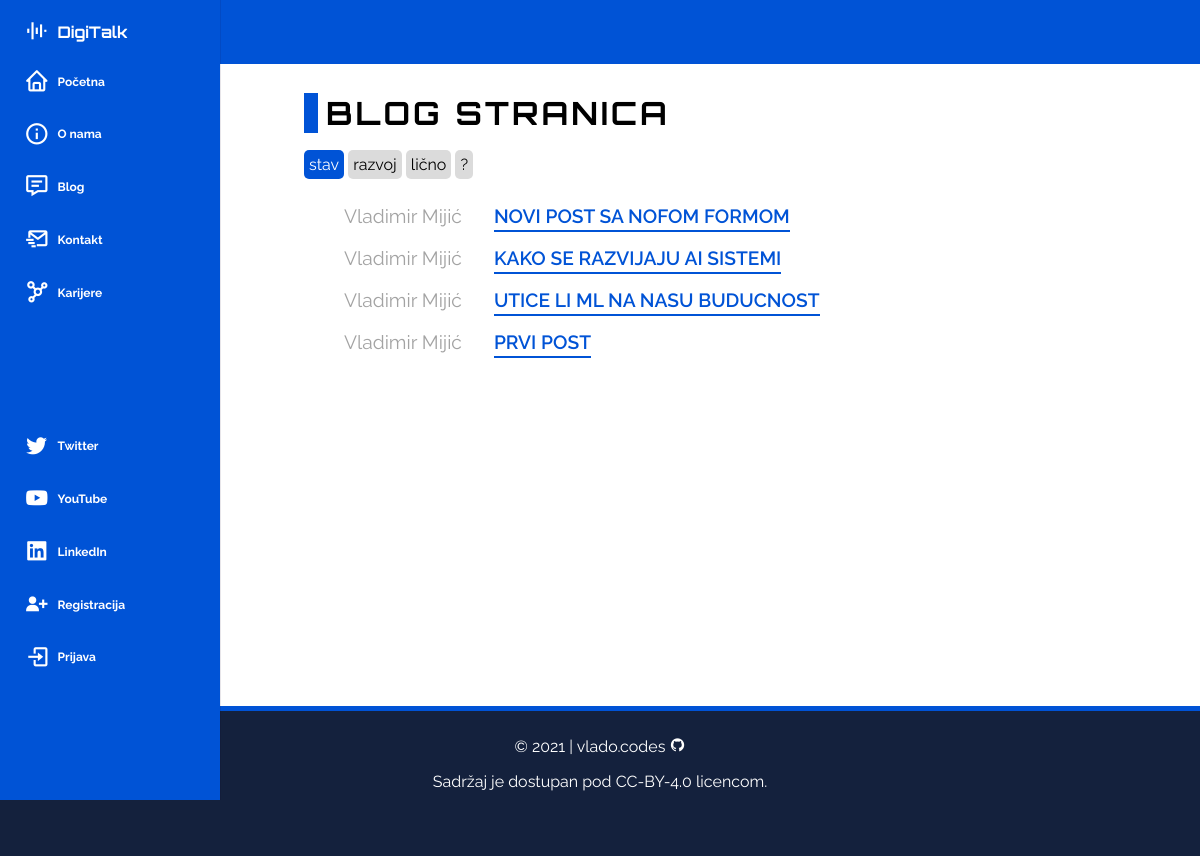
Screenshot of /blog/ with the database file from the repository.
### first_app/models.py (models this page shows, shortened)
class Post(models.Model):
    title = models.CharField(max_length = 60)
    author = models.ForeignKey(User, on_delete = models.CASCADE)
    body = RichTextField(blank = True, null = True)
    date = models.DateField(auto_now_add = True)

### first_app/views.py (the view)
# urls.py: path('blog/', views.blogView.as_view(), name='blog'),
class blogView(ListView):
    model = Post
    template_name = 'blog.html'
    ordering = ['-id']

### first_app/templates/blog.html (shortened to what this page needs)
{% extends 'base.html' %}
{% block head %}
<div class="blog-page">
    <h1 id="blog-page-title">Blog stranica</h1>
    <div class="tagline">
        <a href="#" id="a-stav" class="selected">stav</a>
        <a href="#" id="a-razvoj" class="">razvoj</a>
        <a href="#" id="a-licno" class="">lično</a>
        <a id="menu" href="#" onclick="showDiv('search-form');">?</a>
    </div>
    <ul class="blog-posts">
        {% for post in object_list %}
        <li>
            <span class="blog-post-author">{{ post.author.first_name }} {{ post.author.last_name }}</span>
            <a class="blog-post-link" href="{% url 'blog_post' post.pk %}">{{ post.title }}</a>
        </li>
        {% endfor %}
    </ul>
</div>
{% endblock head %}

### first_app/templates/base.html (shortened to what this page needs)
{% load static %}
<!DOCTYPE html>
<html lang="en">
<head>
  <link rel="stylesheet" type="text/css" href="{% static 'css/main.css' %}" />
  <link rel="stylesheet" href="https://cdn.jsdelivr.net/npm/boxicons@latest/css/boxicons.min.css">
</head>
<body>
  <div id="page-container">
    <div id="content-wrapper">
      <header class="header">
        <div class="header-container">
          <a href="{% url 'home' %}" class="header-logo">DigiTalk</a>
        </div>
      </header>
      <div class="nav" id="navbar">
        <nav class="nav-container">
          <div>
            <div class="company-logo">
              <i class='bx bx-equalizer nav-icon'></i>
              <span class="nav-logo-name">DigiTalk</span>
            </div>
            <div class="nav-list">
              <div class="nav-items">
                <a href="{% url 'home' %}" class="nav-link">
                  <i class='bx bx-home nav-icon'></i>
                  <span class="nav-name">Početna</span>
                </a>
                <a href="{% url 'about' %}" class="nav-link">
                  <i class='bx bx-info-circle nav-icon'></i>
                  <span class="nav-name">O nama</span>
                </a>
                {% if user.is_authenticated %}
                  <div class="nav-link-dropdown">
                    <a href="{% url 'blog' %}" class="nav-link">
                      <i class='bx bx-message-detail nav-icon'></i>
                      <span class="nav-name">Blog</span>
                      <i class='bx bxs-chevron-down nav-icon dropdown-icon'></i>
                    </a>
                    <div class="dropdown-collapse">
                      <div class="dropdown-content">
                        <a href="{% url 'add_post' %}" class="dropdown-item">Dodaj objavu</a>
                      </div>
                    </div>
                  </div>
                {% else %}
                  <a href="{% url 'blog' %}" class="nav-link">
                      <i class='bx bx-message-detail nav-icon'></i>
                      <span class="nav-name">Blog</span>
                  </a>
                {% endif %}
                <a href="{% url 'contact' %}" class="nav-link">
                  <i class='bx bx-mail-send nav-icon'></i>
                  <span class="nav-name">Kontakt</span>
                </a>
                <a href="{% url 'careers' %}" class="nav-link">
                  <i class='bx bx-network-chart nav-icon'></i>
                  <span class="nav-name">Karijere</span>
                </a>
              </div>
              <div class="nav-items">
                <a class="nav-link" target="_blank" title="Zapratite nas na Twitter-u!" href="https://twitter.com/">
                  <i class='bx bxl-twitter nav-icon'></i>
                  <span class="nav-name">Twitter</span>
                </a>
                <a class="nav-link" target="_blank" title="Zapratite nas na YouTube-u!" href="https://www.youtube.com/">
                  <i class='bx bxl-youtube nav-icon'></i></i>
                  <span class="nav-name">YouTube</span>
                </a>
                <a class="nav-link" target="_blank" title="Zapratite nas na Linkedin-u!"
                  href="https://www.linkedin.com/">
                  <i class='bx bxl-linkedin-square nav-icon'></i>
                  <span class="nav-name">LinkedIn</span>
                </a>
                {% if user.is_authenticated %}
                  <a href="{% url 'logout' %}" class="nav-link">
                    <i class='bx bx-log-out nav-icon'></i>
                    <span class="nav-name">Odjava</span>
                  </a>
                {% else %}
                  <a href="{% url 'register' %}" class="nav-link">
                    <i class='bx bxs-user-plus nav-icon'></i>
                    <span class="nav-name">Registracija</span>
                  </a>
                  <a href="{% url 'login' %}" class="nav-link">
                    <i class='bx bx-log-in nav-icon'></i>
                    <span class="nav-name">Prijava</span>
                  </a>
                {% endif %}
              </div>
            </div>
          </div>
        </nav>
      </div>
      <div id="content">
        {% block head %}{% endblock head %}
      </div>
    </div>
    <footer class="footer">
      <p>&copy; 2021 |
        <a href="https://github.com/vladocodes" target="_blank">vlado.codes <i class='bx bxl-github'></i></a>
      </p>
      <div class="copyright">
        Sadržaj je dostupan pod <a href="https://creativecommons.org/licenses/by/4.0/" target="_blank">CC-BY-4.0</a>
        licencom.
      </div>
    </footer>
  </div>
</body>
</html>

### first_app/static/css/main.css (style rules this page uses)
:root { --header-height: 3.5rem; --nav-width: 220px; --ff-body: 'Raleway', sans-serif; --ff-heading: 'Orbitron', sans-serif; --fs-normal: 0.9375rem; --fs-medium: 0.75rem; --fw-normal: 400; --fw-bold: 700; --clr-primary-100: #6fd7ec; --clr-primary-200: #4e96b8; --clr-primary-300: #3a7094; --clr-primary-400: #293b63; --clr-primary-500: #14213d; --clr-accent: #a3a3a3; --clr-dark-gray: #646464; --clr-light-gray: #dbdbdb; --clr-light: #FFFFFF; --clr-dark: #000000; --clr-blue: #0053d6; --clr-red: #bf2139; --clr-neon-blue: 199, 43%, 51%; --clr-dark-gray: 0, 0%, 64%; --z-fixed: 100; }
html { scrollbar-color: var(--clr-primary-400) var(--clr-blue); scroll-padding-top: 7rem; scroll-behavior: smooth; overflow-x: hidden; }
html, body { height: 100%; }
body { font-family: var(--ff-body); margin: var(--header-height) 0 0 0; }
a { text-decoration: none; }
#page-container { position: relative; min-height: 100vh; margin-bottom: -150px; }
#page-container:after { content: ""; display: block; }
#page-container:after { height: 150px; }
#content-wrapper { padding-bottom: 3rem; }
#content { padding: 1rem 1rem 0; }
.header { position: fixed; top: 0; left: 0; width: 100%; background-color: var(--clr-blue); padding: 0 1rem; z-index: var(--z-fixed); }
.header-container { position: relative; top: 18px; align-items: center; height: var(--header-height); }
.header-logo { color: var(--clr-light); font-weight: var(--fw-bold); font-family: var(--ff-heading); font-size: 1.2rem; margin: 0; padding: 0; letter-spacing: 0.2rem; }
.nav { position: fixed; top: 0; left: -100%; height: 100vh; padding: 1rem 1rem 0; background-color: var(--clr-blue); box-shadow: 1px 0 0 rgba(22, 8, 43, 0.1); z-index: var(--z-fixed); transition: ease-in 0.4s; }
.nav-container { height: 100%; display: flex; flex-direction: column; justify-content: space-between; overflow: hidden; padding-bottom: 3rem; }
.company-logo { display: flex; align-items: center; color: var(--clr-light); font-weight: var(--fw-bold); margin-bottom: 1.5rem; font-family: var(--ff-heading); }
.nav-list, .nav-items { display: grid; }
.nav-list { row-gap: 8rem; }
.nav-items { row-gap: 1.5rem; }
.nav-link { display: flex; align-items: center; color: var(--clr-light); }
.nav-icon { font-size: 1.4rem; margin-right: .5rem; }
.nav-name { font-weight: var(--fw-bold); font-size: var(--fs-medium); white-space: nowrap; }
.footer { position: absolute; left: 0; bottom: 0; width: 100%; height: 150px; padding: 10px 0; text-align: center; background-color: var(--clr-primary-500); color: var(--clr-light); overflow: hidden; border-top: 5px solid var(--clr-blue); }
.footer a { color: var(--clr-light); }
.footer .copyright { color: var(--clr-light); }
.blog-page { width: 100%; max-width: 40rem; margin: 0 auto; }
#blog-page-title { font-family: var(--ff-heading); font-weight: var(--fw-bold); letter-spacing: 3px; text-transform: uppercase; padding-left: 8px; border-left: 14px solid var(--clr-blue); }
.tagline a { font-size: 1rem; background-color: var(--clr-light-gray); color: var(--clr-dark); padding: 5px; border-radius: 5px; }
.tagline a.selected { color: var(--clr-light); background-color: var(--clr-blue); }
.blog-posts { list-style: none; }
.blog-posts li { display: flex; flex-direction: row; font-size: 1.2rem; line-height: 2rem; padding-top: 10px; }
.blog-post-author { color: var(--clr-accent); }
.blog-post-link { font-weight: 600; margin-left: 2rem; color: var(--clr-blue); text-transform: uppercase; text-decoration: none; border: 0; background: linear-gradient(180deg, var(--clr-blue) 0, var(--clr-blue) 1000%) repeat-x 0 100%; background-size: auto; background-size: 1px 2px; transition: .3s; }
@media screen and (min-width: 1024px) { :root { --normal-font-size: 1rem; --small-font-size: .875rem; --smaller-font-size: .813rem; } }
@media screen and (min-width: 768px) { #content { padding: 1rem 3rem 0 6rem; } }
@media screen and (min-width: 768px) { .header { padding: 0 3rem 0 6rem; } }
@media screen and (min-width: 768px) { .header-container { height: calc(var(--header-height) + .5rem); } }
@media screen and (min-width: 768px) { .nav { left: 0; padding: 1.2rem 1.5rem 0; width: 78px; } }
@media screen and (min-width: 768px) { .nav-items { row-gap: 1.7rem; } }
@media screen and (min-width: 768px) { .nav-icon { font-size: 1.6rem; } }

### rows the page displays
Post: author.first_name "Vladimir", author.last_name "Mijić", title "NOVI POST SA NOFOM FORMOM"
Post: author.first_name "Vladimir", author.last_name "Mijić", title "KAKO SE RAZVIJAJU AI SISTEMI"
Post: author.first_name "Vladimir", author.last_name "Mijić", title "UTICE LI ML NA NASU BUDUCNOST"
Post: author.first_name "Vladimir", author.last_name "Mijić", title "PRVI POST"
